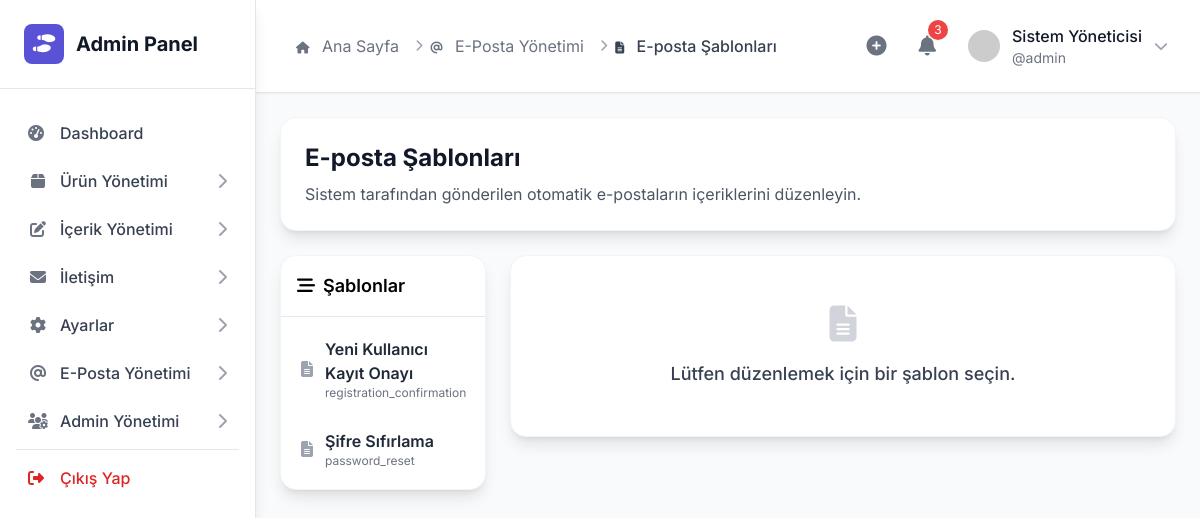
Page /admin/email-templates.php (signed in) on the committed database.
### tables this page shows
CREATE TABLE IF NOT EXISTS `email_templates` (
  `id` int(11) NOT NULL AUTO_INCREMENT,
  `name` varchar(255) NOT NULL,
  `description` varchar(255) DEFAULT NULL,
  `subject` varchar(255) NOT NULL,
  `body_html` text NOT NULL,
  `body_text` text NOT NULL,
  `created_at` timestamp NOT NULL DEFAULT current_timestamp(),
  `updated_at` timestamp NOT NULL DEFAULT current_timestamp() ON UPDATE current_timestamp(),
  PRIMARY KEY (`id`),
  UNIQUE KEY `name` (`name`)
);

### admin/email-templates.php (the view, shortened to what the rows shown need)
<?php
try {
    $templates = database()->select('email_templates');
} catch (Exception $e) {
    $templates = [];
    set_flash_message('error', 'Şablonlar yüklenirken bir hata oluştu: ' . $e->getMessage());
}
$edit_mode = isset($_GET['edit']);
$edit_template = null;
include 'includes/header.php';
?>
<div class="space-y-6">
    <div class="bg-white rounded-2xl shadow-lg border border-gray-100 p-6">
        <h1 class="text-2xl font-bold text-gray-900 mb-2">E-posta Şablonları</h1>
    </div>
    <div class="grid grid-cols-1 lg:grid-cols-4 gap-6">
            <div class="lg:col-span-1">
                <div class="bg-white rounded-2xl shadow-lg border border-gray-100">
                    <div class="p-2 space-y-1">
                        <?php foreach ($templates as $template): ?>
                            <a href="?edit=<?= $template['id'] ?>"
                               class="flex items-center space-x-3 p-3 rounded-lg transition-colors <?= ($edit_mode && $edit_template['id'] == $template['id']) ? 'bg-primary-50 text-primary-700' : 'hover:bg-gray-100' ?>">
                                <i class="fas fa-file-alt text-gray-400"></i>
                                <div>
                                    <p class="font-semibold text-gray-800"><?= htmlspecialchars($template['description']) ?></p>
                                    <p class="text-xs text-gray-500"><?= htmlspecialchars($template['name']) ?></p>
                                </div>
                            </a>
                        <?php endforeach; ?>
                    </div>
                </div>
            </div>
    </div>
</div>
<?php include 'includes/footer.php'; ?>

### rows in the picture
email_templates: description "Yeni Kullanıcı Kayıt Onayı", name "registration_confirmation"
email_templates: description "Şifre Sıfırlama", name "password_reset"

### other values in the picture
$item['title'] "Dashboard"
$item['title'] "Ürün Yönetimi"
$item['title'] "İçerik Yönetimi"
$item['title'] "İletişim"
$item['title'] "Ayarlar"
$item['title'] "E-Posta Yönetimi"
$item['title'] "Admin Yönetimi"
$crumb['title'] "Ana Sayfa"
$crumb['title'] "E-Posta Yönetimi"
$crumb['title'] "E-posta Şablonları"
$admin_info['full_name'] "Sistem Yöneticisi"
$admin_info['username'] "admin"
